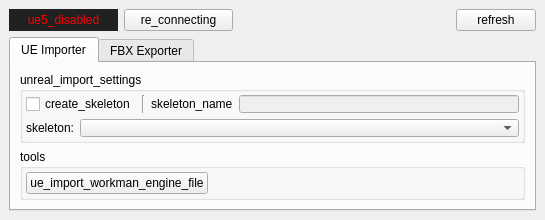
<?xml version="1.0" encoding="UTF-8"?>
<ui version="4.0">
 <class>MainWindow</class>
 <widget class="QMainWindow" name="MainWindow">
  <property name="geometry">
   <rect>
    <x>0</x>
    <y>0</y>
    <width>545</width>
    <height>220</height>
   </rect>
  </property>
  <property name="minimumSize">
   <size>
    <width>545</width>
    <height>220</height>
   </size>
  </property>
  <property name="windowTitle">
   <string>MainWindow</string>
  </property>
  <widget class="QWidget" name="centralwidget">
   <layout class="QVBoxLayout" name="verticalLayout" stretch="0,0">
    <item>
     <layout class="QHBoxLayout" name="horizontalLayout_7" stretch="1,1,2,0">
      <property name="spacing">
       <number>6</number>
      </property>
      <item>
       <widget class="QLabel" name="ue5_enable_txt">
        <property name="styleSheet">
         <string notr="true">color : #ff0000;
background-color: rgb(33, 33, 33);</string>
        </property>
        <property name="text">
         <string>ue5_disabled</string>
        </property>
        <property name="alignment">
         <set>Qt::AlignCenter</set>
        </property>
        <property name="margin">
         <number>0</number>
        </property>
       </widget>
      </item>
      <item>
       <widget class="QPushButton" name="check_connection_btn">
        <property name="text">
         <string>re_connecting</string>
        </property>
       </widget>
      </item>
      <item>
       <spacer name="horizontalSpacer_2">
        <property name="orientation">
         <enum>Qt::Horizontal</enum>
        </property>
        <property name="sizeHint" stdset="0">
         <size>
          <width>40</width>
          <height>20</height>
         </size>
        </property>
       </spacer>
      </item>
      <item>
       <widget class="QPushButton" name="refresh_btn">
        <property name="text">
         <string>refresh</string>
        </property>
       </widget>
      </item>
     </layout>
    </item>
    <item>
     <widget class="QTabWidget" name="tabWidget">
      <property name="currentIndex">
       <number>0</number>
      </property>
      <widget class="QWidget" name="tab">
       <attribute name="title">
        <string>UE Importer</string>
       </attribute>
       <layout class="QVBoxLayout" name="verticalLayout_5">
        <item>
         <widget class="QGroupBox" name="groupBox">
          <property name="title">
           <string>unreal_import_settings</string>
          </property>
          <layout class="QVBoxLayout" name="verticalLayout_2">
           <property name="leftMargin">
            <number>3</number>
           </property>
           <property name="topMargin">
            <number>3</number>
           </property>
           <property name="rightMargin">
            <number>3</number>
           </property>
           <property name="bottomMargin">
            <number>3</number>
           </property>
           <item>
            <layout class="QHBoxLayout" name="horizontalLayout_3" stretch="0,0,0,0">
             <item>
              <widget class="QCheckBox" name="is_create_skeleton_cbox">
               <property name="text">
                <string>create_skeleton</string>
               </property>
              </widget>
             </item>
             <item>
              <widget class="Line" name="line">
               <property name="orientation">
                <enum>Qt::Vertical</enum>
               </property>
              </widget>
             </item>
             <item>
              <widget class="QLabel" name="label">
               <property name="text">
                <string>skeleton_name</string>
               </property>
              </widget>
             </item>
             <item>
              <widget class="QLineEdit" name="skeleton_name_txt">
               <property name="enabled">
                <bool>false</bool>
               </property>
              </widget>
             </item>
            </layout>
           </item>
           <item>
            <layout class="QHBoxLayout" name="horizontalLayout_4" stretch="0,1">
             <item>
              <widget class="QLabel" name="label_2">
               <property name="text">
                <string>skeleton:</string>
               </property>
              </widget>
             </item>
             <item>
              <widget class="QComboBox" name="skeleton_cmbbox"/>
             </item>
            </layout>
           </item>
          </layout>
         </widget>
        </item>
        <item>
         <widget class="QGroupBox" name="groupBox_3">
          <property name="title">
           <string>tools</string>
          </property>
          <layout class="QVBoxLayout" name="verticalLayout_4">
           <property name="leftMargin">
            <number>3</number>
           </property>
           <property name="topMargin">
            <number>3</number>
           </property>
           <property name="rightMargin">
            <number>3</number>
           </property>
           <property name="bottomMargin">
            <number>3</number>
           </property>
           <item>
            <layout class="QHBoxLayout" name="horizontalLayout_6">
             <item>
              <widget class="QPushButton" name="only_import_btn">
               <property name="toolTip">
                <string>workmanのengineからfbxをopenしてから実行してください。</string>
               </property>
               <property name="text">
                <string>ue_import_workman_engine_file</string>
               </property>
              </widget>
             </item>
             <item>
              <spacer name="horizontalSpacer">
               <property name="orientation">
                <enum>Qt::Horizontal</enum>
               </property>
               <property name="sizeHint" stdset="0">
                <size>
                 <width>40</width>
                 <height>20</height>
                </size>
               </property>
              </spacer>
             </item>
            </layout>
           </item>
          </layout>
         </widget>
        </item>
        <item>
         <spacer name="verticalSpacer">
          <property name="orientation">
           <enum>Qt::Vertical</enum>
          </property>
          <property name="sizeHint" stdset="0">
           <size>
            <width>20</width>
            <height>40</height>
           </size>
          </property>
         </spacer>
        </item>
       </layout>
      </widget>
      <widget class="QWidget" name="tab_2">
       <attribute name="title">
        <string>FBX Exporter</string>
       </attribute>
       <layout class="QVBoxLayout" name="verticalLayout_6">
        <item>
         <widget class="QGroupBox" name="groupBox_2">
          <property name="title">
           <string>export_settings</string>
          </property>
          <layout class="QVBoxLayout" name="verticalLayout_3">
           <property name="leftMargin">
            <number>3</number>
           </property>
           <property name="topMargin">
            <number>3</number>
           </property>
           <property name="rightMargin">
            <number>3</number>
           </property>
           <property name="bottomMargin">
            <number>3</number>
           </property>
           <item>
            <layout class="QHBoxLayout" name="horizontalLayout_2" stretch="1,0,3">
             <item>
              <widget class="QLabel" name="label_3">
               <property name="text">
                <string>fbx_path</string>
               </property>
              </widget>
             </item>
             <item>
              <widget class="QLabel" name="label_5">
               <property name="text">
                <string>:</string>
               </property>
              </widget>
             </item>
             <item>
              <widget class="QLineEdit" name="fbx_path_txt">
               <property name="enabled">
                <bool>true</bool>
               </property>
              </widget>
             </item>
            </layout>
           </item>
           <item>
            <layout class="QHBoxLayout" name="horizontalLayout_5" stretch="1,0,3">
             <item>
              <widget class="QLabel" name="label_4">
               <property name="text">
                <string>fbx_name</string>
               </property>
              </widget>
             </item>
             <item>
              <widget class="QLabel" name="label_6">
               <property name="text">
                <string>:</string>
               </property>
              </widget>
             </item>
             <item>
              <widget class="QLineEdit" name="fbx_name_txt">
               <property name="enabled">
                <bool>true</bool>
               </property>
              </widget>
             </item>
            </layout>
           </item>
          </layout>
         </widget>
        </item>
        <item>
         <spacer name="verticalSpacer_3">
          <property name="orientation">
           <enum>Qt::Vertical</enum>
          </property>
          <property name="sizeHint" stdset="0">
           <size>
            <width>20</width>
            <height>40</height>
           </size>
          </property>
         </spacer>
        </item>
        <item>
         <widget class="QGroupBox" name="groupBox_4">
          <property name="title">
           <string>tools</string>
          </property>
          <layout class="QVBoxLayout" name="verticalLayout_7">
           <property name="leftMargin">
            <number>3</number>
           </property>
           <property name="topMargin">
            <number>3</number>
           </property>
           <property name="rightMargin">
            <number>3</number>
           </property>
           <property name="bottomMargin">
            <number>3</number>
           </property>
           <item>
            <layout class="QHBoxLayout" name="horizontalLayout" stretch="0,1">
             <item>
              <widget class="QCheckBox" name="unreal_import_cbox">
               <property name="toolTip">
                <string>&lt;html&gt;&lt;head/&gt;&lt;body&gt;&lt;p&gt;✓でエクスポートと一緒にueへのインポートも行う&lt;/p&gt;&lt;p&gt;設定はUE Import側のImportSettingsに依存&lt;/p&gt;&lt;/body&gt;&lt;/html&gt;</string>
               </property>
               <property name="text">
                <string>unreal_import</string>
               </property>
               <property name="checked">
                <bool>true</bool>
               </property>
              </widget>
             </item>
             <item>
              <widget class="QPushButton" name="export_btn">
               <property name="styleSheet">
                <string notr="true">background-color: rgb(71, 143, 214);
background-color: rgb(27, 54, 81);
color: rgb(255, 255, 255);
</string>
               </property>
               <property name="text">
                <string>export</string>
               </property>
              </widget>
             </item>
            </layout>
           </item>
          </layout>
         </widget>
        </item>
       </layout>
      </widget>
     </widget>
    </item>
   </layout>
  </widget>
 </widget>
 <resources/>
 <connections/>
</ui>
